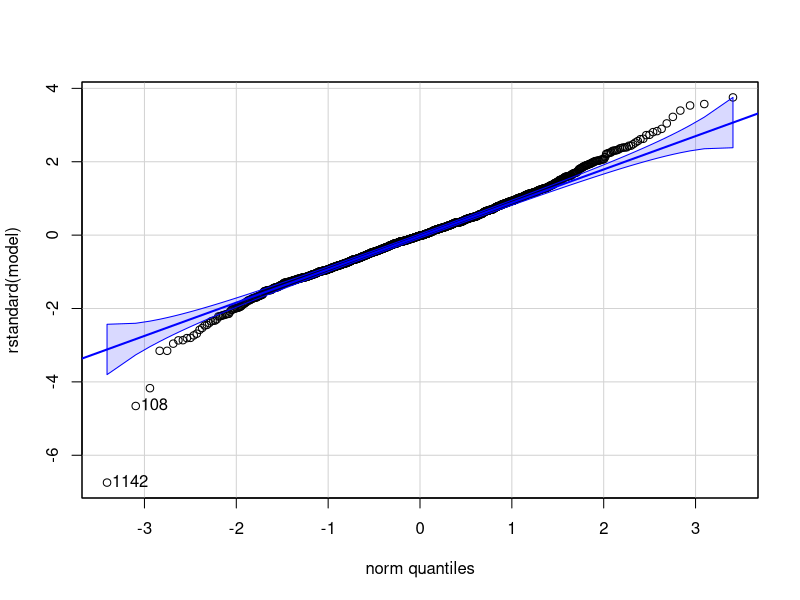
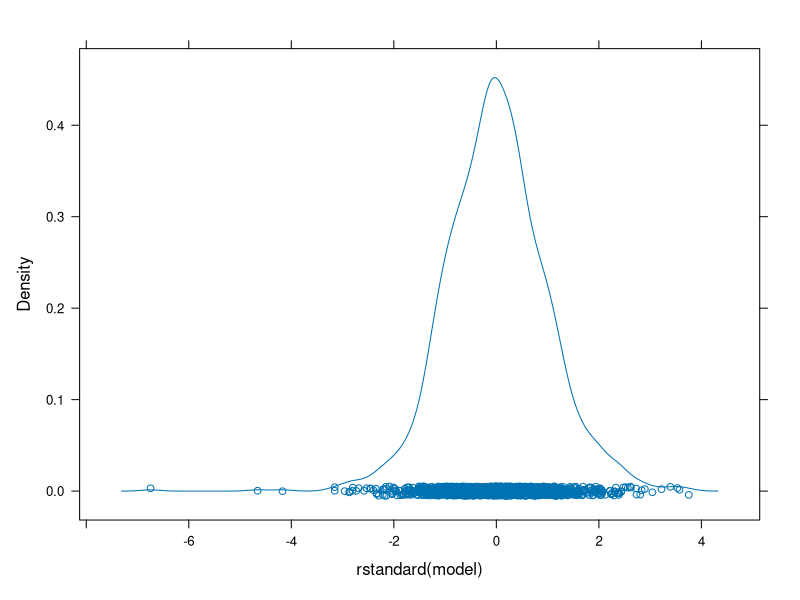
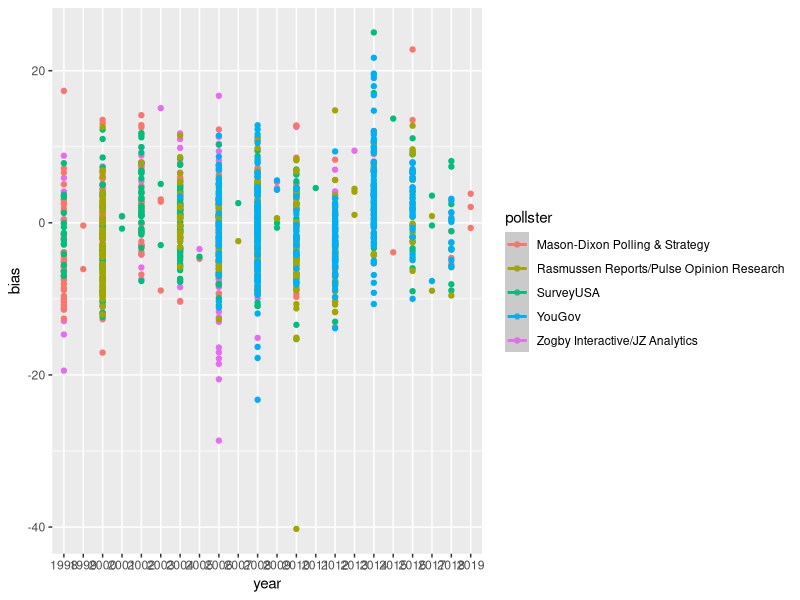
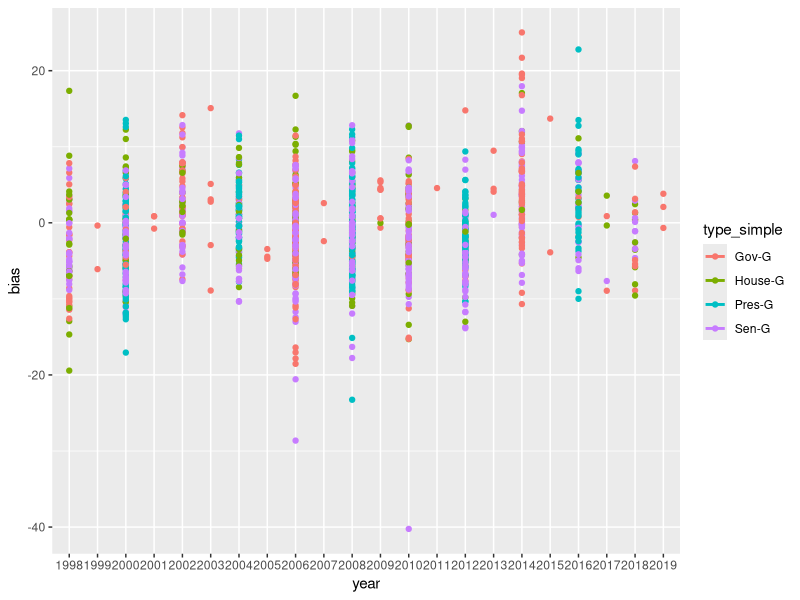

Reproduce these figures in R, in order. (Note: this script raises an error after producing the figures.)
#Linear Modeling of Polling Data 


#load the data
#in this case from 538
mydata <- read.csv("Data/raw-polls_538.csv")

#Establish which years you wish to use data from (between 1998 and 2020):
earlyYear=1998
lateYear=2020
mydata=(subset(mydata, mydata$year>=earlyYear))
mydata=(subset(mydata, mydata$year<=lateYear))

#use lubridate to change dates from character to date data type for functionality. 
mydata$electiondate = lubridate::mdy(mydata$electiondate)
mydata$polldate = lubridate::mdy(mydata$polldate)

#subset to make sure it is a democratic v. republican race
mydata=subset(mydata,cand1_party=="DEM")
mydata=subset(mydata,cand2_party=="REP")

mydata$year = as.factor(mydata$year)

#create empty data frame, while maintaining all columns from the mydata structure
myDataMyPollsters=  mydata[0,]

#run a loop to fill this data frame with every pollster
for(myPollster in unique(mydata$pollster))
{
  #subset to a dataset with just each pollster
  subpoll=subset(mydata, pollster==myPollster)
  
  #if that subset has more than thirty entries, use it:
  if(nrow(subpoll)>300){
  #Use only the most recent poll for each election:
  #Use setDT function from data.table package to get a subset from mydata with just the max. value of the date element for each race (grouped with the keyby function). Call this new subset of data onlyRecentData.
  onlyRecentData1=(data.table::setDT(subpoll)[,.SD[which.max(polldate)],keyby=race_id])
  #combine each of these subsets together
  myDataMyPollsters=rbind(myDataMyPollsters, onlyRecentData1)
  }
}

model = lm(bias~ year + pollster + type_simple + partisan + pollster:year , data = myDataMyPollsters)
summary(model)
# R^2 value = 19.9% - not bad!

#SVAs
car::qqp(rstandard(model))
lattice::densityplot(rstandard(model))
# the residual density plot looks cleary centered on zero and mostly normal with outliers
# robust linear modeling will probably do a very good job here when we construct our Bayesian model

model = lm(bias~ year + pollster + type_simple + partisan , data = myDataMyPollsters)
summary(model)



#plot years and pollster
# Convert cyl column from a numeric to a factor variable
myDataMyPollsters$pollster <- as.factor(myDataMyPollsters$pollster)

#plot by year and pollster
library(ggplot2)
ggplot(myDataMyPollsters, aes(x=year, y=bias, color=pollster)) +
  geom_point() +
  geom_smooth(method=lm)
# Remove confidence intervals
# Extend the regression lines


#helpful to interact year and pollster
model1 = lm(bias~ year + pollster + type_simple +  year:pollster + partisan , data = myDataMyPollsters)
summary(model1)



#plot by year and type_simple
library(ggplot2)
ggplot(myDataMyPollsters, aes(x=year, y=bias, color=type_simple)) +
  geom_point() +
  geom_smooth(method=lm, , se=FALSE, fullrange=TRUE)
# Remove confidence intervals
# Extend the regression lines

#interaction term with year and type needed?
model2 = lm(bias~  year:type_simple + year:pollster, data = myDataMyPollsters)
summary(model2)


model5 = lm(bias~ year:simple_type, data = myDataMyPollsters)
summary(model5)


#plot by year and partisian 

library(ggplot2)
ggplot(myDataMyPollsters, aes(x=year, y=bias, color=partisan)) +
  geom_point() +
  geom_smooth(method=lm, , se=FALSE, fullrange=TRUE)
# Remove confidence intervals
# Extend the regression lines

#interaction with year and partisan needed?
model3 = lm(bias~ year + pollster + year:partisan + type_simple + year:type_simple +  year:pollster + partisan , data = myDataMyPollsters)
summary(model3)
#no thats not better

#sample size?
model4 = lm(bias~ year + pollster + year:partisan + type_simple + year:type_simple +  year:pollster + partisan + samplesize , data = myDataMyPollsters)
summary(model4)

#plot by sample size and pollster


library(ggplot2)
ggplot(myDataMyPollsters, aes(x=samplesize, y=bias, color=pollster)) +
  geom_point() +
  geom_smooth(method=lm)


data5 = transform(myDataMyPollsters, logconc = log(samplesize))
#sample size doesn't make it better

ggplot(data5, aes(x=logconc, y=bias, color=pollster)) +
  geom_point() +
  geom_smooth(method=lm)

model5 = lm(bias ~ year*pollster + year*type_simple + year + type_simple + pollster + logconc , data = data5)
summary(model5)


modela <- lm(bias ~ year*pollster + year*type_simple + year + type_simple + pollster + samplesize, data = myDataMyPollsters)
summary(modela)

